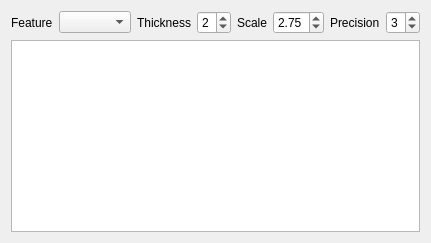
      <widget class="QWidget" name="tab_Vis">
       <attribute name="title">
        <string>Visualization</string>
       </attribute>
       <layout class="QGridLayout" name="gridLayout_5">
        <item row="1" column="0" colspan="8">
         <widget class="QGraphicsView" name="graphicsView_Vis">
          <property name="mouseTracking">
           <bool>true</bool>
          </property>
         </widget>
        </item>
        <item row="0" column="7">
         <widget class="QSpinBox" name="spinBox_Vis_Precision">
          <property name="sizePolicy">
           <sizepolicy hsizetype="Maximum" vsizetype="Fixed">
            <horstretch>0</horstretch>
            <verstretch>0</verstretch>
           </sizepolicy>
          </property>
          <property name="minimum">
           <number>1</number>
          </property>
          <property name="maximum">
           <number>9</number>
          </property>
          <property name="value">
           <number>3</number>
          </property>
         </widget>
        </item>
        <item row="0" column="6">
         <widget class="QLabel" name="label_Vis_Precision">
          <property name="sizePolicy">
           <sizepolicy hsizetype="Maximum" vsizetype="Preferred">
            <horstretch>0</horstretch>
            <verstretch>0</verstretch>
           </sizepolicy>
          </property>
          <property name="text">
           <string>Precision</string>
          </property>
         </widget>
        </item>
        <item row="0" column="1">
         <widget class="QComboBox" name="comboBox_VisFeat"/>
        </item>
        <item row="0" column="0">
         <widget class="QLabel" name="label_Vis_Feat">
          <property name="sizePolicy">
           <sizepolicy hsizetype="Maximum" vsizetype="Preferred">
            <horstretch>0</horstretch>
            <verstretch>0</verstretch>
           </sizepolicy>
          </property>
          <property name="text">
           <string>Feature</string>
          </property>
         </widget>
        </item>
        <item row="0" column="4">
         <widget class="QLabel" name="label_Vis_Scale">
          <property name="sizePolicy">
           <sizepolicy hsizetype="Maximum" vsizetype="Preferred">
            <horstretch>0</horstretch>
            <verstretch>0</verstretch>
           </sizepolicy>
          </property>
          <property name="text">
           <string>Scale</string>
          </property>
         </widget>
        </item>
        <item row="0" column="3">
         <widget class="QSpinBox" name="spinBox_Vis_Thickness">
          <property name="sizePolicy">
           <sizepolicy hsizetype="Maximum" vsizetype="Fixed">
            <horstretch>0</horstretch>
            <verstretch>0</verstretch>
           </sizepolicy>
          </property>
          <property name="minimum">
           <number>1</number>
          </property>
          <property name="maximum">
           <number>9</number>
          </property>
          <property name="value">
           <number>2</number>
          </property>
         </widget>
        </item>
        <item row="0" column="2">
         <widget class="QLabel" name="label_Vis_Thickness">
          <property name="sizePolicy">
           <sizepolicy hsizetype="Maximum" vsizetype="Preferred">
            <horstretch>0</horstretch>
            <verstretch>0</verstretch>
           </sizepolicy>
          </property>
          <property name="text">
           <string>Thickness</string>
          </property>
         </widget>
        </item>
        <item row="0" column="5">
         <widget class="QDoubleSpinBox" name="doubleSpinBox_Vis_Scale">
          <property name="sizePolicy">
           <sizepolicy hsizetype="Maximum" vsizetype="Fixed">
            <horstretch>0</horstretch>
            <verstretch>0</verstretch>
           </sizepolicy>
          </property>
          <property name="minimum">
           <double>1.000000000000000</double>
          </property>
          <property name="maximum">
           <double>9.000000000000000</double>
          </property>
          <property name="singleStep">
           <double>0.250000000000000</double>
          </property>
          <property name="value">
           <double>2.750000000000000</double>
          </property>
         </widget>
        </item>
       </layout>
      </widget>
